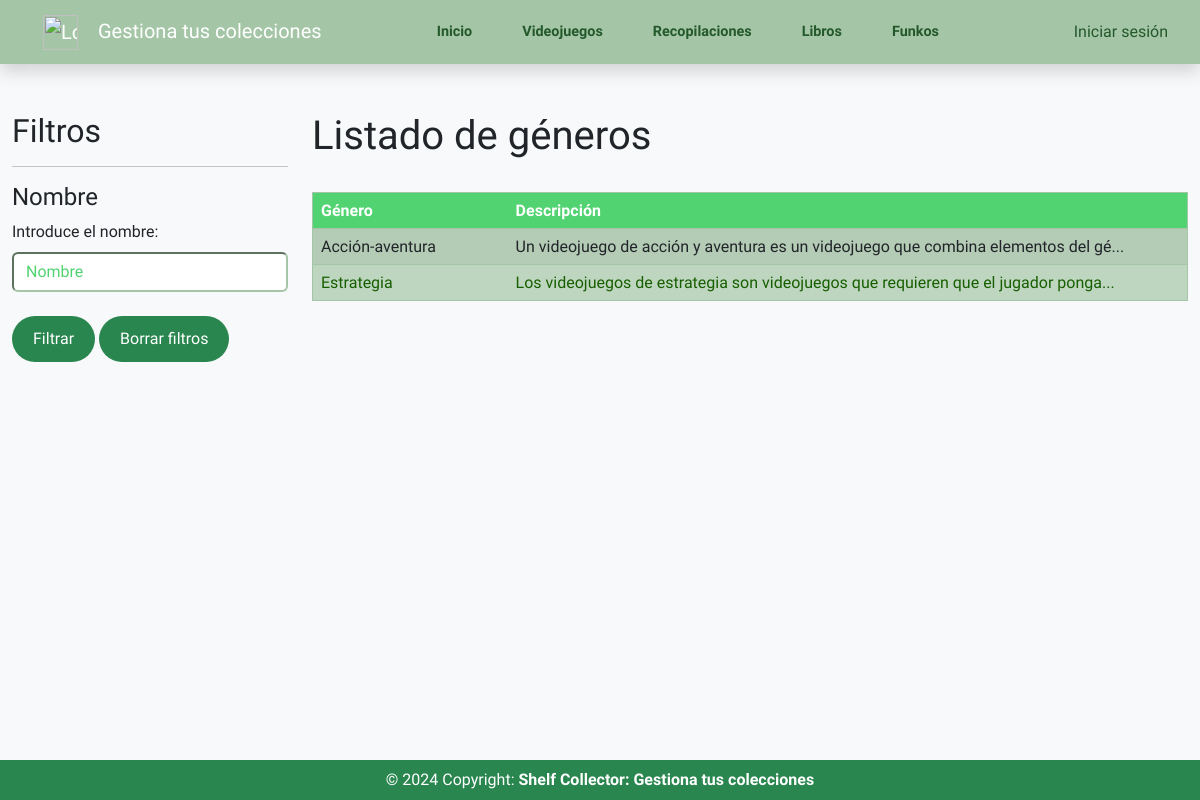
The page /generos/ on the database as committed earlier.
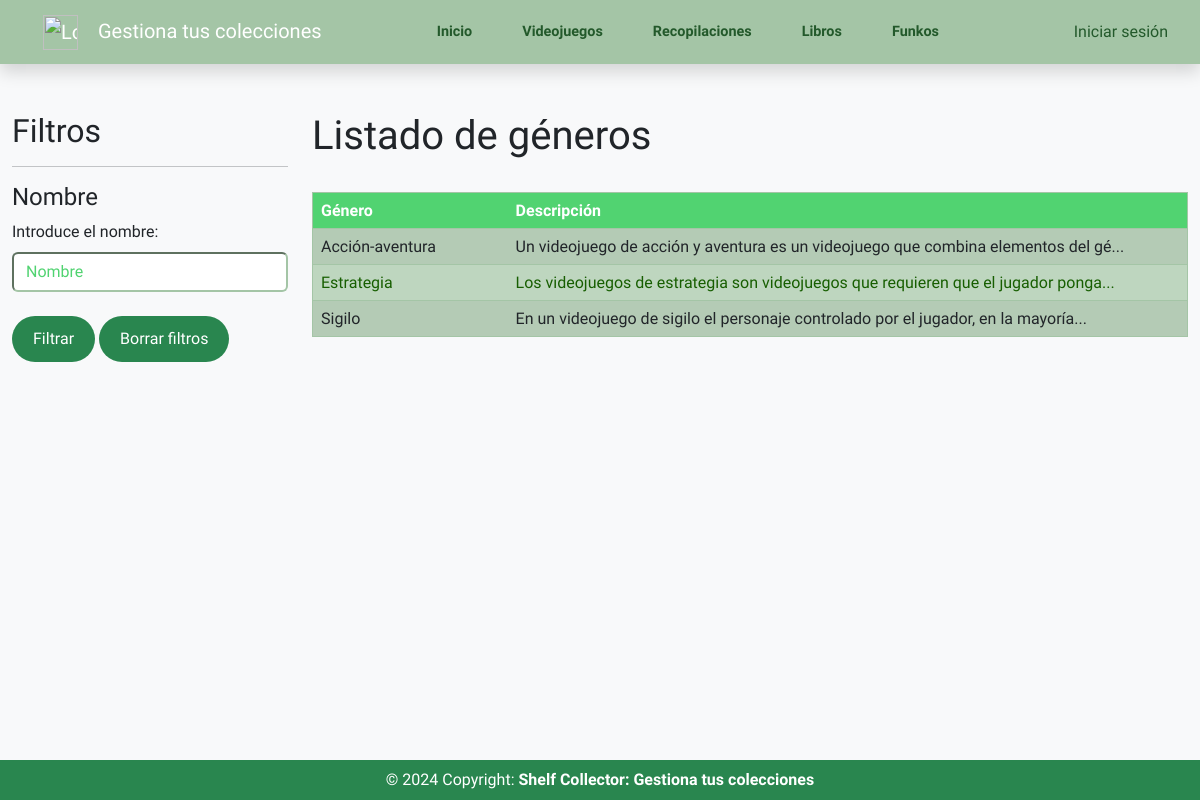
The same page on the database as committed later.
### common/models.py (models this page shows, shortened)
class Genero(models.Model):
    nombre = models.CharField(
                            max_length=30,
                            verbose_name='Nombre',
                            unique=True,
                            null=False,
                            blank=False)
    descripcion = models.TextField(
                            verbose_name='Descripcion',
                            max_length=300,
                            null=True,
                            blank=True)
    usuario = models.ForeignKey(
                            Usuario,
                            verbose_name='Usuario',
                            on_delete=models.PROTECT,
                            null=False,
                            blank=False)
    class Meta:
        verbose_name = 'Género'
        verbose_name_plural = 'Géneros'

### common/views.py (the view)
# urls.py: path('generos/', views.GeneroListView.as_view(), name='generos'),
class GeneroListView(TemplateView):
    template_name = 'common/listado_generos.html'
    def get_context_data(self, **kwargs):
        context = super(GeneroListView, self).get_context_data(**kwargs)
        nombre = self.request.GET.get('nombre')
        if not self.request.user.is_authenticated:
            generos = Genero.objects.all()
        else:
            generos = Genero.objects.filter(usuario=self.request.user)
        if nombre:
            generos = generos.filter(nombre__icontains=nombre)
        def unique_generos(generos):
            seen = set()
            unique = []
            for genero in generos:
                identifier = (genero.nombre)
                if identifier not in seen:
                    seen.add(identifier)
                    unique.append(genero)
            return unique
        context['generos'] = unique_generos(generos)
        return context

### templates/common/listado_generos.html (shortened to what this page needs)
{% extends 'common/base_gamesapp.html' %}
{% block content %}
<div class="container-fluid pb-5">
    <div class="row mt-5">
        <div class="col-md-3">
            <h2>Filtros</h2>
            <hr>
            <form method="GET">
                <h4>Nombre</h4>
                <div class="form-group">
                    <label for="nombre">Introduce el nombre:</label>
                    <input id="id_filtros" type="text" name="nombre" placeholder="Nombre">
                </div>
                <br>
                <button class="btn mt-1 mt-lg-0" type="submit">Filtrar</button>
                <a class="btn mt-1 mt-lg-0" href="{% url 'generos' %}">Borrar filtros</a>
            </form>
        </div>
        <div class="col-md-9 pb-5">
            <h1 class="pb-4">Listado de géneros</h1>
            <div class="col-12 mx-auto">
                {% if generos %}
                <table class="table table-custom table-striped">
                    <thead>
                        <tr>
                            <th>Género</th>
                            {% if genero.descripcion != 0 %}
                                <th>Descripción</th>
                            {% endif %}
                        </tr>
                    </thead>
                    {% for genero in generos %}
                        <tr>
                            <td><a class="text-reset pe-0 pe-xl-5" href="{% url 'genero_detail' genero.id %}">{{ genero.nombre }}</a></td>
                            <td>
                                {% if genero.descripcion|length > 80 %}
                                    <a class="text-reset" href="{% url 'genero_detail' genero.id %}">{{ genero.descripcion|safe|slice:":80" }}...</a>
                                {% elif genero.descripcion|length < 80 %}
                                    <a class="text-reset" href="{% url 'genero_detail' genero.id %}">{{ genero.descripcion|safe }}</a>
                                {% elif genero.descripcion|length == 0 %}
                                    <a class="text-reset d-none" href="{% url 'genero_detail' genero.id %}"></a>
                                {% endif %}
                            </td>
                        </tr>
                    {% endfor %}
                </table>
                {% else %}
                    <p>No se han encontrado géneros</p>
                {% endif %}
            </div>
        </div>
    </div>
</div>
{% endblock %}

Rows that differ between the two databases and show on the page:
added Genero: nombre "Sigilo", descripcion "En un videojuego de sigilo el personaje controlado por el jugador, en la mayoría"
